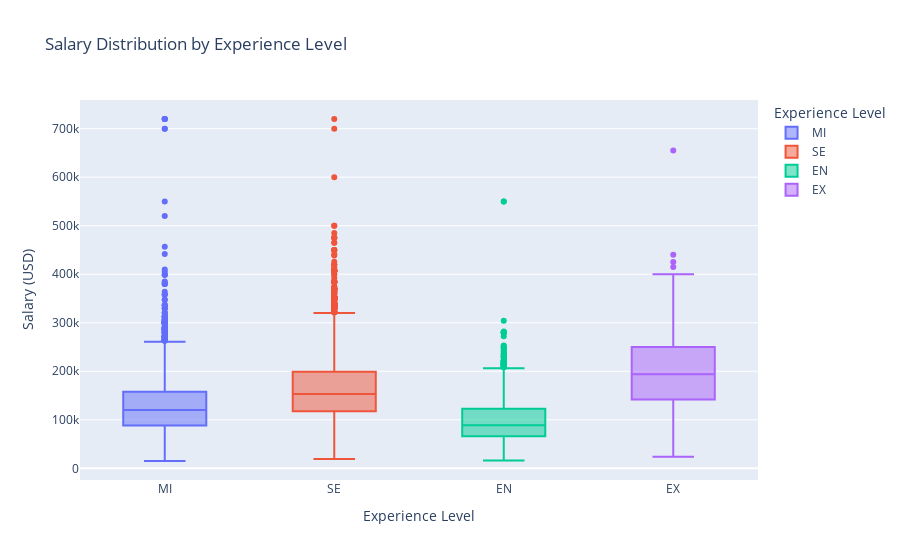

Here is the notebook cell this chart was saved with:
### Markdown cell above
### Salary Distribution by Experience Level
Examining salary data based on experience levels and seniority within the cybersecurity field can help businesses understand the relationship between years of experience and compensation. This analysis can inform decisions related to career progression, promotions, and salary structures within an organization.

### Code cell
salary_distribution_by_experience = px.box(df, x='experience_level', y='salary_in_usd', color='experience_level',
             labels={'experience_level': 'Experience Level', 'salary_in_usd': 'Salary (USD)'},
             title='Salary Distribution by Experience Level')

salary_distribution_by_experience.show()

### Figure 1 — Plotly figure (JSON) as saved in the notebook; plotly's stock layout.template omitted (floating-point values rounded to 4 significant figures; data arrays with more than 128 entries replaced by an {"elided": "..."} marker saying what was removed)
{"data": [{"alignmentgroup": "True", "hovertemplate": "Experience Level=%{x}<br>Salary (USD)=%{y}<extra></extra>", "legendgroup": "MI", "marker": {"color": "#636efa"}, "name": "MI", "notched": false, "offsetgroup": "MI", "orientation": "v", "showlegend": true, "type": "box", "x": {"elided": "6640 str values"}, "x0": " ", "xaxis": "x", "y": {"elided": "6640 int values"}, "y0": " ", "yaxis": "y"}, {"alignmentgroup": "True", "hovertemplate": "Experience Level=%{x}<br>Salary (USD)=%{y}<extra></extra>", "legendgroup": "SE", "marker": {"color": "#EF553B"}, "name": "SE", "notched": false, "offsetgroup": "SE", "orientation": "v", "showlegend": true, "type": "box", "x": {"elided": "13337 str values"}, "x0": " ", "xaxis": "x", "y": {"elided": "13337 int values"}, "y0": " ", "yaxis": "y"}, {"alignmentgroup": "True", "hovertemplate": "Experience Level=%{x}<br>Salary (USD)=%{y}<extra></extra>", "legendgroup": "EN", "marker": {"color": "#00cc96"}, "name": "EN", "notched": false, "offsetgroup": "EN", "orientation": "v", "showlegend": true, "type": "box", "x": {"elided": "1999 str values"}, "x0": " ", "xaxis": "x", "y": {"elided": "1999 int values"}, "y0": " ", "yaxis": "y"}, {"alignmentgroup": "True", "hovertemplate": "Experience Level=%{x}<br>Salary (USD)=%{y}<extra></extra>", "legendgroup": "EX", "marker": {"color": "#ab63fa"}, "name": "EX", "notched": false, "offsetgroup": "EX", "orientation": "v", "showlegend": true, "type": "box", "x": {"elided": "633 str values"}, "x0": " ", "xaxis": "x", "y": {"elided": "633 int values"}, "y0": " ", "yaxis": "y"}], "layout": {"boxmode": "overlay", "legend": {"title": {"text": "Experience Level"}, "tracegroupgap": 0}, "title": {"text": "Salary Distribution by Experience Level"}, "xaxis": {"anchor": "y", "categoryarray": ["MI", "SE", "EN", "EX"], "categoryorder": "array", "domain": [0, 1], "title": {"text": "Experience Level"}}, "yaxis": {"anchor": "x", "domain": [0, 1], "title": {"text": "Salary (USD)"}}}}
